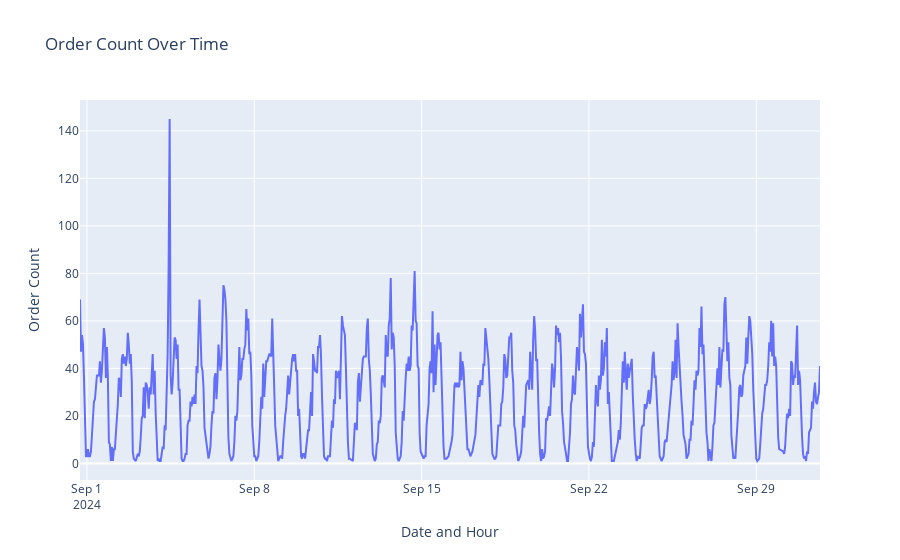

Notebook code for this chart:
### Markdown cell above
6. Technology Enhancements

### Code cell
# Group the data by date and hour, and calculate the count of orders
order_counts_by_hour = data.groupby(data['CUSTOMER_PLACE_ORDER_DATETIME'].dt.floor('H')).size()

# Create the line chart
fig = px.line(
    x=order_counts_by_hour.index,
    y=order_counts_by_hour.values,
    labels={'x': 'Date and Hour', 'y': 'Order Count'},
    title='Order Count Over Time'
)

fig.show()

### Figure 1 — Plotly figure (JSON) as saved in the notebook; plotly's stock layout.template omitted (floating-point values rounded to 4 significant figures; data arrays with more than 128 entries replaced by an {"elided": "..."} marker saying what was removed)
{"data": [{"hovertemplate": "Date and Hour=%{x}<br>Order Count=%{y}<extra></extra>", "legendgroup": "", "line": {"color": "#636efa", "dash": "solid"}, "marker": {"symbol": "circle"}, "mode": "lines", "name": "", "orientation": "v", "showlegend": false, "type": "scatter", "x": {"elided": "712 str values"}, "xaxis": "x", "y": {"elided": "712 int values"}, "yaxis": "y"}], "layout": {"legend": {"tracegroupgap": 0}, "title": {"text": "Order Count Over Time"}, "xaxis": {"anchor": "y", "domain": [0, 1], "title": {"text": "Date and Hour"}}, "yaxis": {"anchor": "x", "domain": [0, 1], "title": {"text": "Order Count"}}}}
